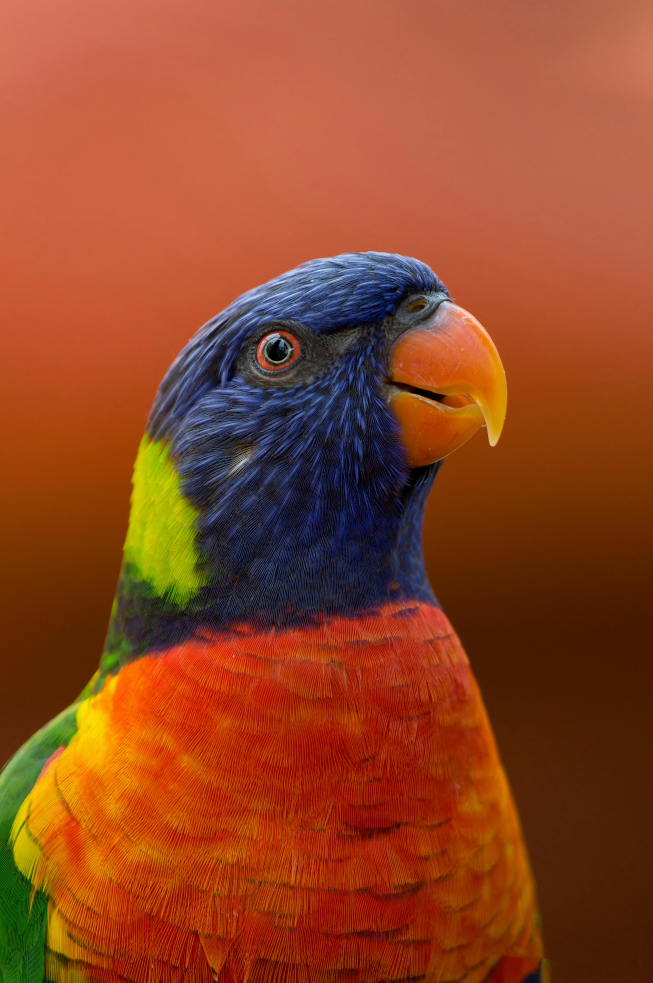
#> input picture image/rgb3.jpg, 3264 x 4912 px, found by its file name (shown at 1/5 size)
$ python flip_image.py
#> lines starting #> are read from the running program, lines starting #| are printed output that depends on the picture
import cv2
import numpy as np

# read image
img = cv2.imread(r"C:\Users\soumyasish-sarkar\PycharmProjects\opencv_learning\image\rgb3.jpg")
#> img is the input picture: shape (4912, 3264, 3); mean B, G, R 36.4, 70, 145.5

#flip_image = cv2.flip(img,0) #flip upside down/ vertically

#flip_image = cv2.flip(img,1) # flip in horizontal axis

flip_image = cv2.flip(img,-1)  #flip vertically and horizontally simultaneously
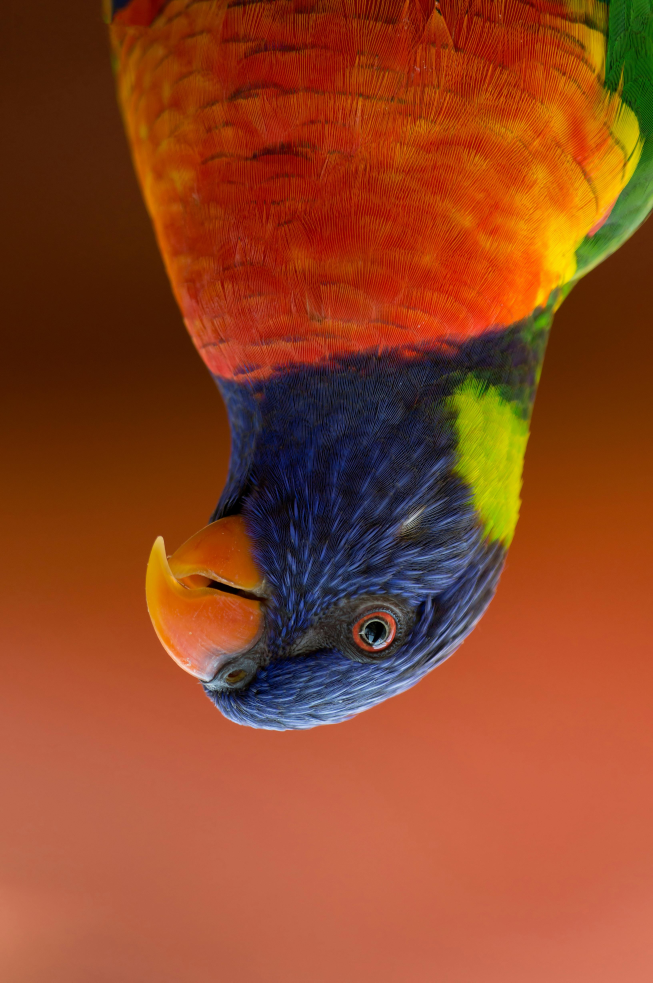
#> flip_image: shape (4912, 3264, 3) (shown at 1/5 size); mean B, G, R 36.4, 70, 145.5

cv2.namedWindow("image", cv2.WINDOW_NORMAL)  # allow window resize
cv2.imshow("image", flip_image)  # here image is window name, can be anything
cv2.waitKey(0)  # 0 gives delays of infite, with out waitKey(0) image will appear for very minor time only

$ run again, with image/rgb1.jpg copied over image/rgb3.jpg
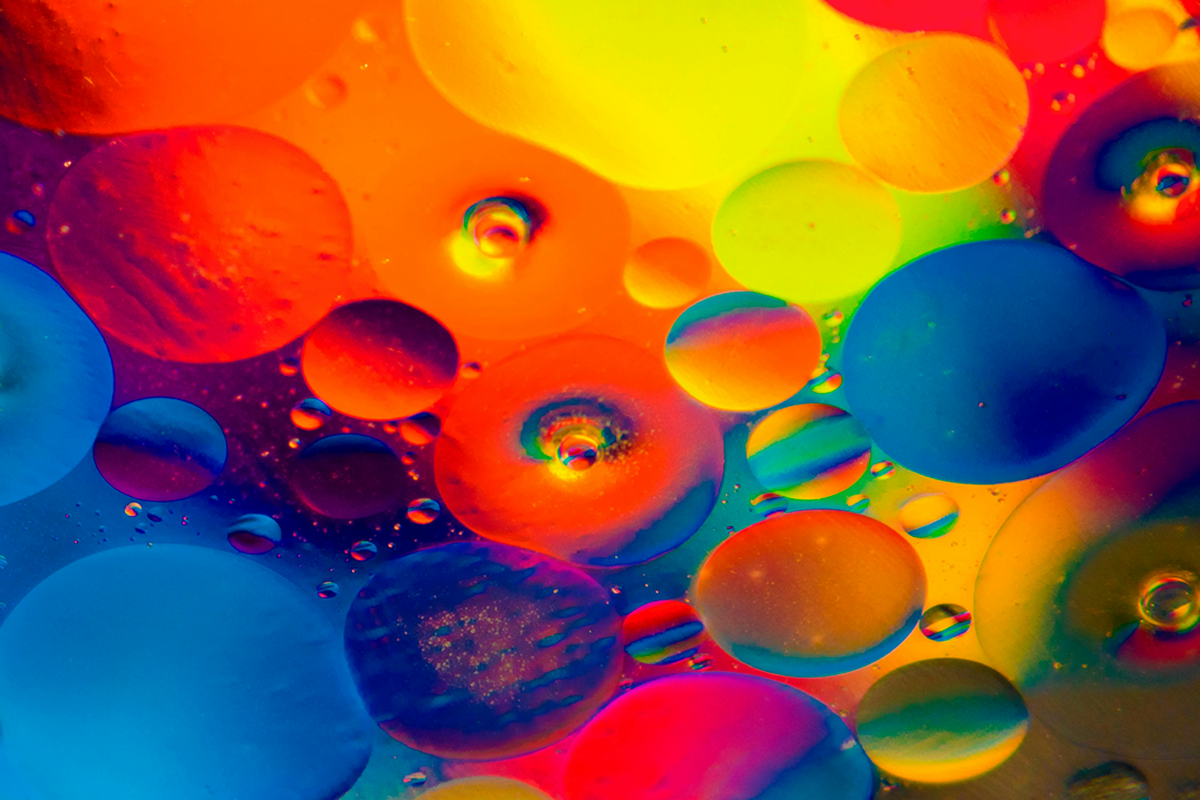
#> input picture image/rgb1.jpg, 6000 x 4000 px, found by its file name (shown at 1/5 size)
#> img is the input picture: shape (4000, 6000, 3); mean B, G, R 62.6, 84.8, 137.2
#> `flip_image = cv2.flip(img,-1)`:
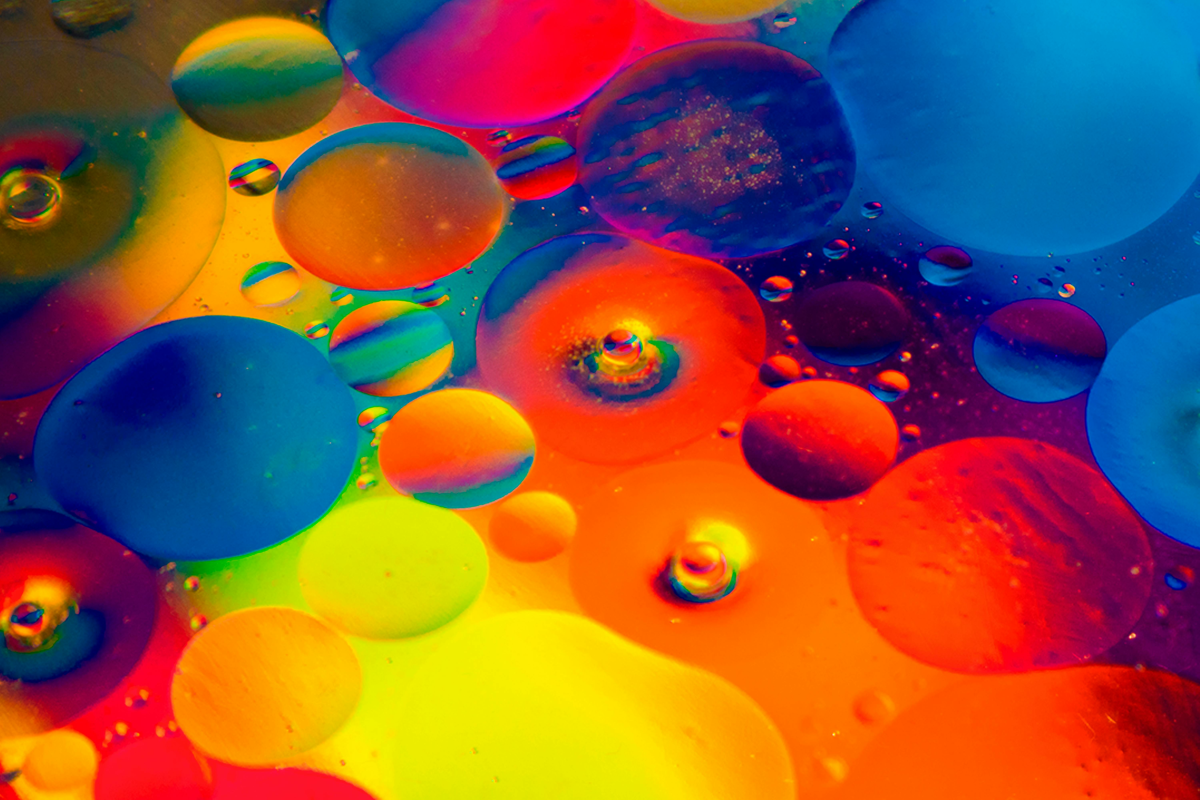
#> flip_image: shape (4000, 6000, 3) (shown at 1/5 size); mean B, G, R 62.6, 84.8, 137.2

$ run again, with image/rgb2.jpg copied over image/rgb3.jpg
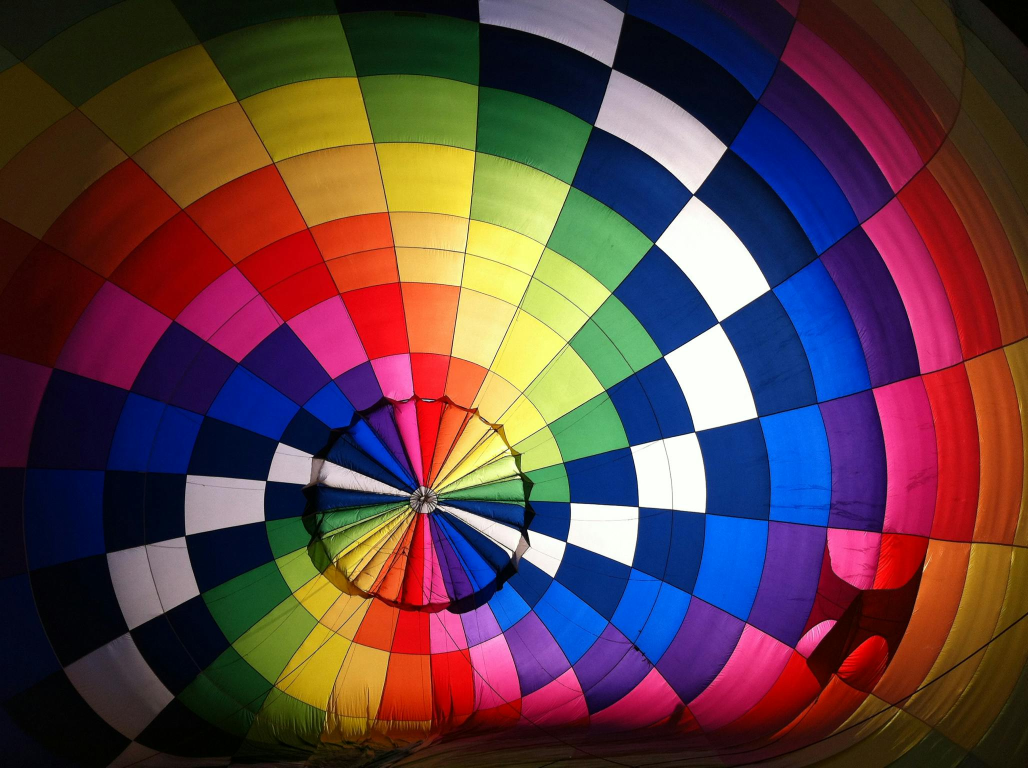
#> input picture image/rgb2.jpg, 2056 x 1536 px, found by its file name (shown at 1/2 size)
#> img is the input picture: shape (1536, 2056, 3); mean B, G, R 68.3, 63.8, 92.7
#> `flip_image = cv2.flip(img,-1)`:
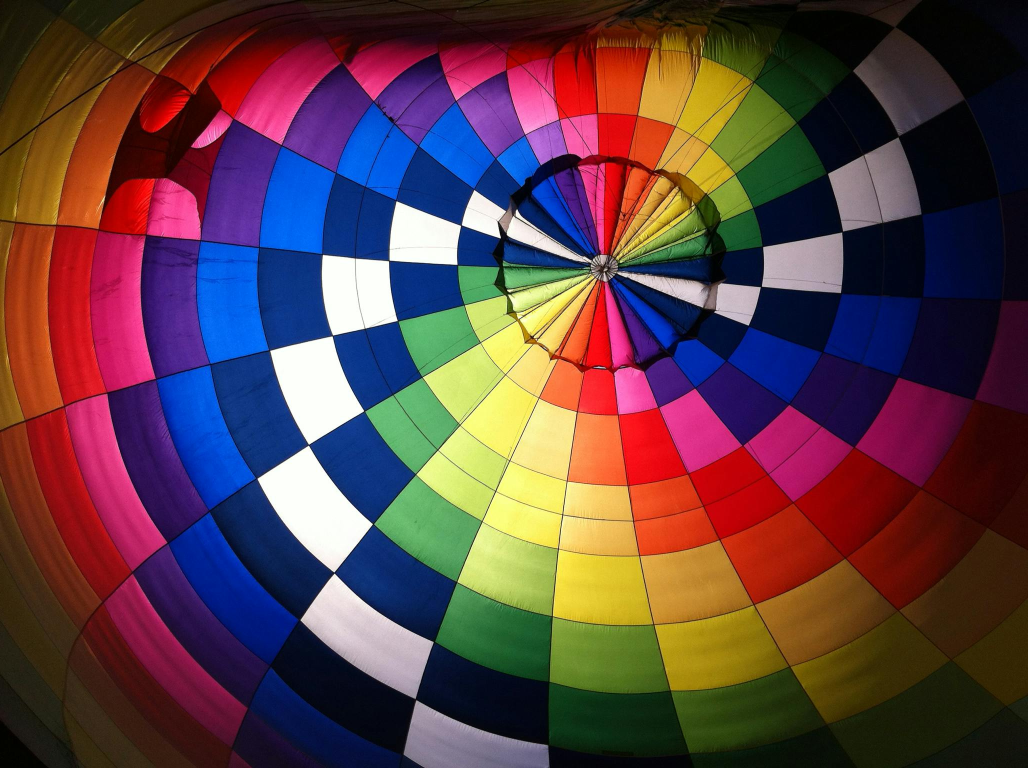
#> flip_image: shape (1536, 2056, 3) (shown at 1/2 size); mean B, G, R 68.3, 63.8, 92.7

$ run again, with image/rgb4.jpg copied over image/rgb3.jpg
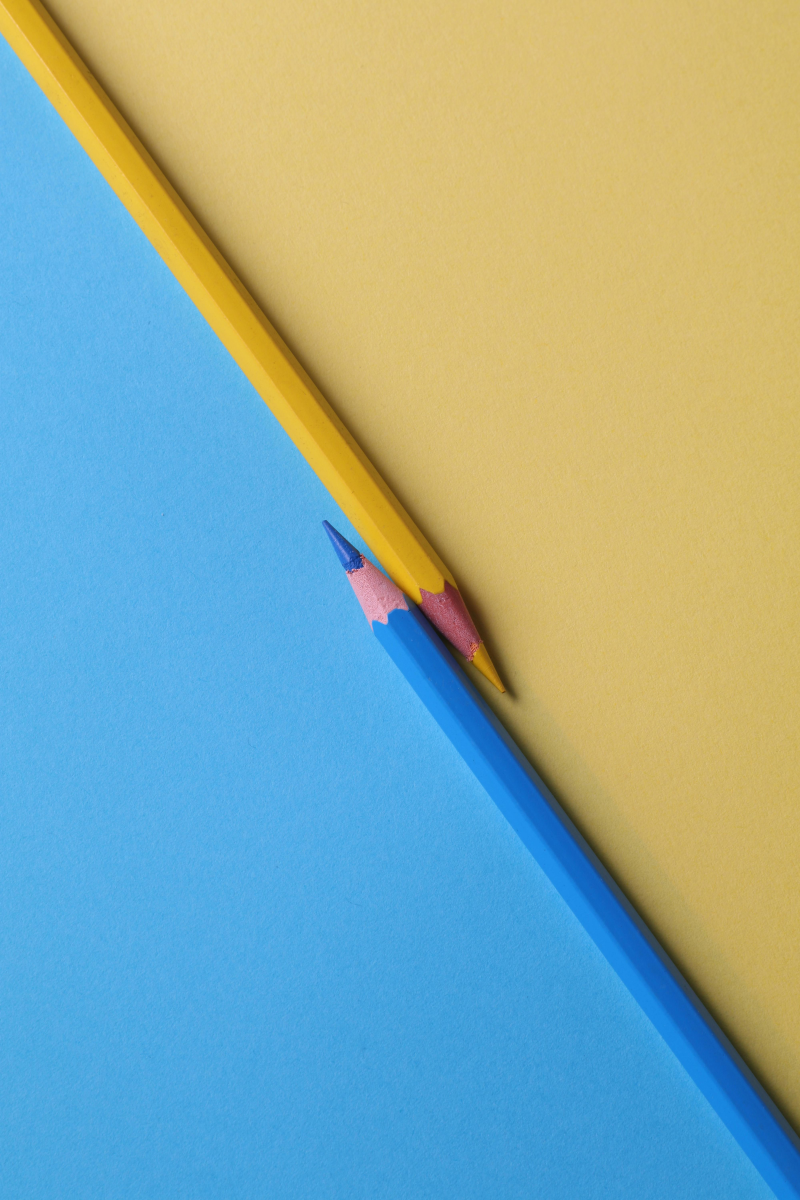
#> input picture image/rgb4.jpg, 4000 x 6000 px, found by its file name (shown at 1/5 size)
#> img is the input picture: shape (6000, 4000, 3); mean B, G, R 164.9, 172.7, 141
#> `flip_image = cv2.flip(img,-1)`:
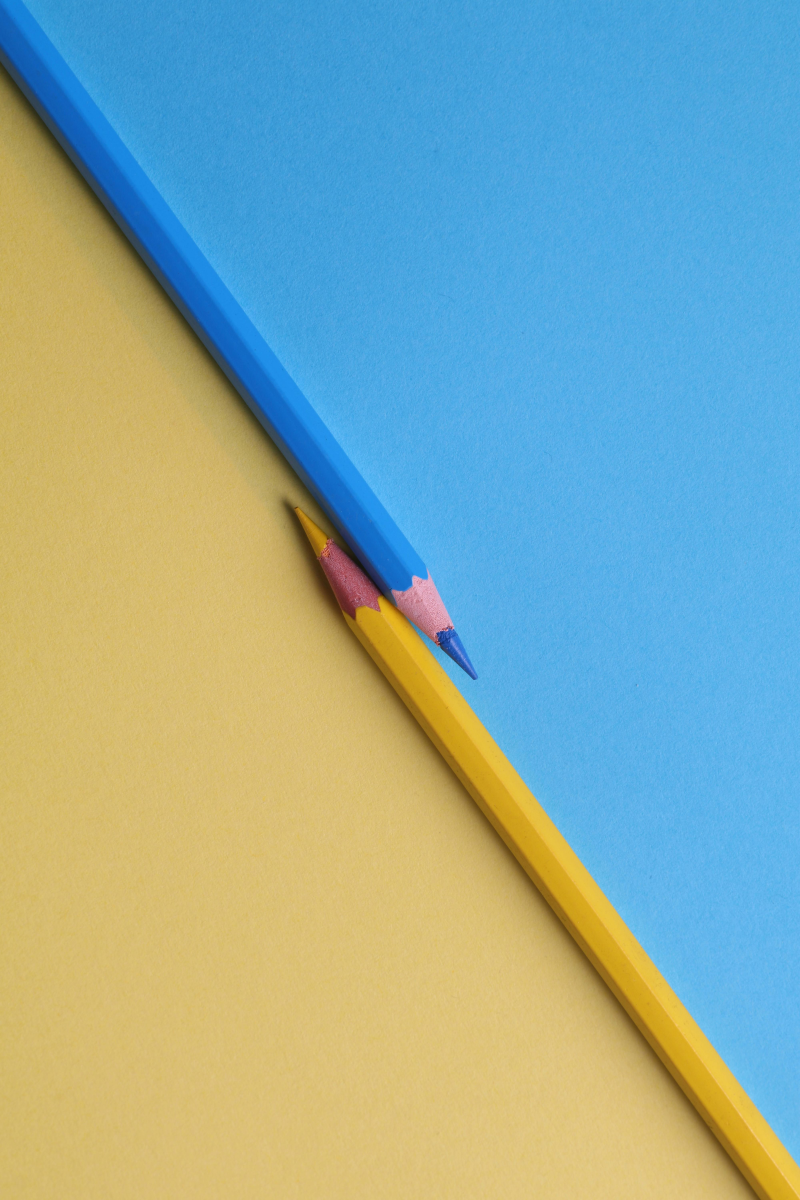
#> flip_image: shape (6000, 4000, 3) (shown at 1/5 size); mean B, G, R 164.9, 172.7, 141
